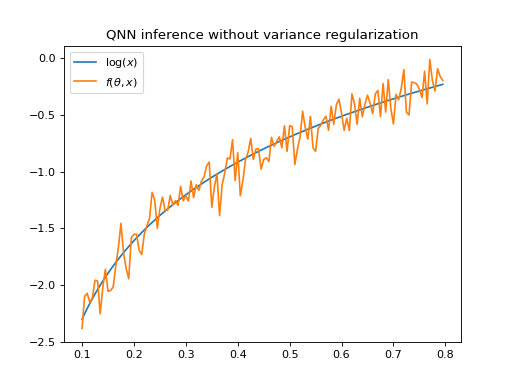

This chart was generated by the following Python code:
import numpy as np
import matplotlib.pyplot as plt
from squlearn import Executor
from squlearn.encoding_circuit import ChebRx
from squlearn.observables import IsingHamiltonian
from squlearn.qnn import QNNRegressor, SquaredLoss
from squlearn.optimizers import SLSQP
nqubits = 4
number_of_layers = 2
pqc = ChebRx(nqubits, 1, num_layers=number_of_layers)
qasm = Executor("qasm_simulator")
qasm.set_shots(5000)
ising_op = IsingHamiltonian(nqubits, I="S", Z="S", ZZ="S")
param = np.array([ 0.91858145, -1.1163345,   0.38467092,  1.39597102,  1.10224011,  2.41369111,
1.64968778, -0.81903595,  0.4867727,   0.38505193,  1.10635672,  0.72867129,
-1.74881862, -0.64411871,  0.86344117, -0.91471452])
param_op = np.array([-0.47157523,  5.10755673,  2.63075629])
qnn_qasm = QNNRegressor(pqc, ising_op, qasm, SquaredLoss, SLSQP(), param, param_op, precomputed=True)
x = np.arange(np.min(0.1), np.max(0.8), 0.005)
y = qnn_qasm.predict(x)
plt.plot(x, np.log(x))
plt.plot(x, y)
plt.title("QNN inference without variance regularization")
plt.legend([r"$\log(x)$", r"$f(\theta, x)$"])
plt
